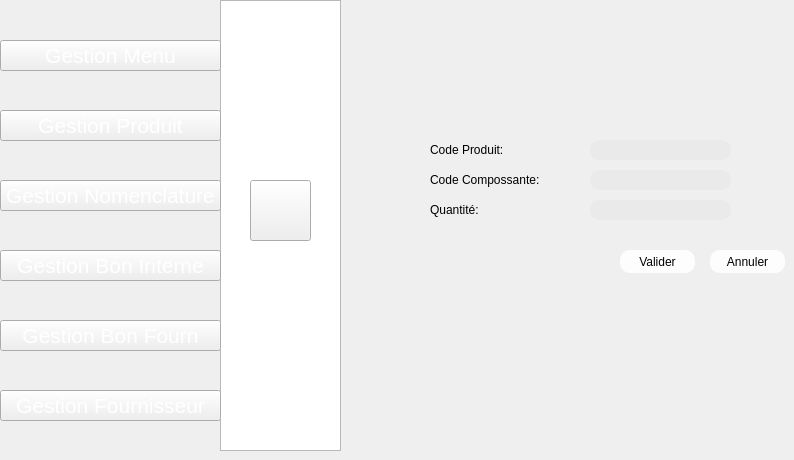
    <widget class="QWidget" name="page_14">
     <widget class="QPushButton" name="pushButton_92">
      <property name="geometry">
       <rect>
        <x>250</x>
        <y>180</y>
        <width>61</width>
        <height>61</height>
       </rect>
      </property>
      <property name="styleSheet">
       <string notr="true">image: url(:/new/prefix1/img/icon-ajout2.png);
background-image: url(:/new/prefix1/img/bg.png);</string>
      </property>
      <property name="text">
       <string/>
      </property>
     </widget>
     <widget class="QListView" name="listView_10">
      <property name="geometry">
       <rect>
        <x>220</x>
        <y>0</y>
        <width>121</width>
        <height>451</height>
       </rect>
      </property>
      <property name="styleSheet">
       <string notr="true">background-image: url(:/new/prefix1/img/selected.png);</string>
      </property>
     </widget>
     <widget class="QLabel" name="label_27">
      <property name="geometry">
       <rect>
        <x>130</x>
        <y>60</y>
        <width>71</width>
        <height>20</height>
       </rect>
      </property>
      <property name="text">
       <string/>
      </property>
     </widget>
     <widget class="QPushButton" name="pushButton_440">
      <property name="geometry">
       <rect>
        <x>0</x>
        <y>320</y>
        <width>221</width>
        <height>31</height>
       </rect>
      </property>
      <property name="font">
       <font>
        <pointsize>16</pointsize>
        <weight>50</weight>
        <bold>false</bold>
       </font>
      </property>
      <property name="styleSheet">
       <string notr="true">color: rgb(255, 255, 255);

</string>
      </property>
      <property name="text">
       <string>Gestion Bon Fourn</string>
      </property>
     </widget>
     <widget class="QPushButton" name="pushButton_441">
      <property name="geometry">
       <rect>
        <x>0</x>
        <y>390</y>
        <width>221</width>
        <height>31</height>
       </rect>
      </property>
      <property name="font">
       <font>
        <pointsize>16</pointsize>
        <weight>50</weight>
        <bold>false</bold>
       </font>
      </property>
      <property name="styleSheet">
       <string notr="true">color: rgb(255, 255, 255);

</string>
      </property>
      <property name="text">
       <string>Gestion Fournisseur</string>
      </property>
     </widget>
     <widget class="QPushButton" name="pushButton_443">
      <property name="geometry">
       <rect>
        <x>0</x>
        <y>110</y>
        <width>221</width>
        <height>31</height>
       </rect>
      </property>
      <property name="font">
       <font>
        <pointsize>16</pointsize>
        <weight>50</weight>
        <bold>false</bold>
       </font>
      </property>
      <property name="styleSheet">
       <string notr="true">color: rgb(255, 255, 255);

</string>
      </property>
      <property name="text">
       <string>Gestion Produit</string>
      </property>
     </widget>
     <widget class="QPushButton" name="pushButton_439">
      <property name="geometry">
       <rect>
        <x>0</x>
        <y>250</y>
        <width>221</width>
        <height>31</height>
       </rect>
      </property>
      <property name="font">
       <font>
        <pointsize>16</pointsize>
        <weight>50</weight>
        <bold>false</bold>
       </font>
      </property>
      <property name="styleSheet">
       <string notr="true">color: rgb(255, 255, 255);

</string>
      </property>
      <property name="text">
       <string>Gestion Bon Interne</string>
      </property>
     </widget>
     <widget class="QPushButton" name="pushButton_442">
      <property name="geometry">
       <rect>
        <x>0</x>
        <y>40</y>
        <width>221</width>
        <height>31</height>
       </rect>
      </property>
      <property name="font">
       <font>
        <pointsize>16</pointsize>
        <weight>50</weight>
        <bold>false</bold>
       </font>
      </property>
      <property name="styleSheet">
       <string notr="true">color: rgb(255, 255, 255);

</string>
      </property>
      <property name="text">
       <string>Gestion Menu</string>
      </property>
     </widget>
     <widget class="QLineEdit" name="lineEdit_4">
      <property name="geometry">
       <rect>
        <x>590</x>
        <y>200</y>
        <width>141</width>
        <height>20</height>
       </rect>
      </property>
      <property name="styleSheet">
       <string notr="true">                                         border-radius: 10px;
background-color: rgb(234, 234, 234);
font: 9pt &quot;MS Reference Sans Serif&quot;;</string>
      </property>
     </widget>
     <widget class="QLineEdit" name="lineEdit_2">
      <property name="geometry">
       <rect>
        <x>590</x>
        <y>170</y>
        <width>141</width>
        <height>20</height>
       </rect>
      </property>
      <property name="styleSheet">
       <string notr="true">                                         border-radius: 10px;
background-color: rgb(234, 234, 234);
font: 9pt &quot;MS Reference Sans Serif&quot;;</string>
      </property>
     </widget>
     <widget class="QLabel" name="label_158">
      <property name="geometry">
       <rect>
        <x>430</x>
        <y>140</y>
        <width>131</width>
        <height>20</height>
       </rect>
      </property>
      <property name="styleSheet">
       <string notr="true">                                     border-radius: 10px;
font: 9pt &quot;MS Reference Sans Serif&quot;;
font: 9pt &quot;MS Reference Sans Serif&quot;;</string>
      </property>
      <property name="text">
       <string>Code Produit:</string>
      </property>
     </widget>
     <widget class="QLabel" name="label_156">
      <property name="geometry">
       <rect>
        <x>430</x>
        <y>200</y>
        <width>131</width>
        <height>20</height>
       </rect>
      </property>
      <property name="styleSheet">
       <string notr="true">                                     border-radius: 10px;
font: 9pt &quot;MS Reference Sans Serif&quot;;
font: 9pt &quot;MS Reference Sans Serif&quot;;</string>
      </property>
      <property name="text">
       <string>Quantité:</string>
      </property>
     </widget>
     <widget class="QPushButton" name="pushButton_445">
      <property name="geometry">
       <rect>
        <x>710</x>
        <y>250</y>
        <width>75</width>
        <height>23</height>
       </rect>
      </property>
      <property name="styleSheet">
       <string notr="true">                                         border-radius: 10px;
background-color: rgb(253, 253, 253);
                                        
font: 9pt &quot;MS Reference Sans Serif&quot;;</string>
      </property>
      <property name="text">
       <string>Annuler</string>
      </property>
     </widget>
     <widget class="QLabel" name="label_157">
      <property name="geometry">
       <rect>
        <x>430</x>
        <y>170</y>
        <width>131</width>
        <height>20</height>
       </rect>
      </property>
      <property name="styleSheet">
       <string notr="true">                                     border-radius: 10px;
font: 9pt &quot;MS Reference Sans Serif&quot;;
font: 9pt &quot;MS Reference Sans Serif&quot;;</string>
      </property>
      <property name="text">
       <string>Code Compossante:</string>
      </property>
     </widget>
     <widget class="QLineEdit" name="lineEdit_3">
      <property name="geometry">
       <rect>
        <x>590</x>
        <y>140</y>
        <width>141</width>
        <height>20</height>
       </rect>
      </property>
      <property name="styleSheet">
       <string notr="true">                                         border-radius: 10px;
background-color: rgb(234, 234, 234);
font: 9pt &quot;MS Reference Sans Serif&quot;;</string>
      </property>
     </widget>
     <widget class="QPushButton" name="ajouternomen">
      <property name="geometry">
       <rect>
        <x>620</x>
        <y>250</y>
        <width>75</width>
        <height>23</height>
       </rect>
      </property>
      <property name="styleSheet">
       <string notr="true">                                         border-radius: 10px;
background-color: rgb(253, 253, 253);
                                        
font: 9pt &quot;MS Reference Sans Serif&quot;;</string>
      </property>
      <property name="text">
       <string>Valider</string>
      </property>
     </widget>
     <widget class="QPushButton" name="pushButton_448">
      <property name="geometry">
       <rect>
        <x>0</x>
        <y>180</y>
        <width>221</width>
        <height>31</height>
       </rect>
      </property>
      <property name="font">
       <font>
        <pointsize>16</pointsize>
        <weight>50</weight>
        <bold>false</bold>
       </font>
      </property>
      <property name="styleSheet">
       <string notr="true">color: rgb(255, 255, 255);

</string>
      </property>
      <property name="text">
       <string>Gestion Nomenclature</string>
      </property>
     </widget>
     <zorder>listView_10</zorder>
     <zorder>pushButton_92</zorder>
     <zorder>label_27</zorder>
     <zorder>pushButton_440</zorder>
     <zorder>pushButton_441</zorder>
     <zorder>pushButton_443</zorder>
     <zorder>pushButton_439</zorder>
     <zorder>pushButton_442</zorder>
     <zorder>lineEdit_4</zorder>
     <zorder>lineEdit_2</zorder>
     <zorder>label_158</zorder>
     <zorder>label_156</zorder>
     <zorder>pushButton_445</zorder>
     <zorder>label_157</zorder>
     <zorder>lineEdit_3</zorder>
     <zorder>ajouternomen</zorder>
     <zorder>pushButton_448</zorder>
    </widget>
